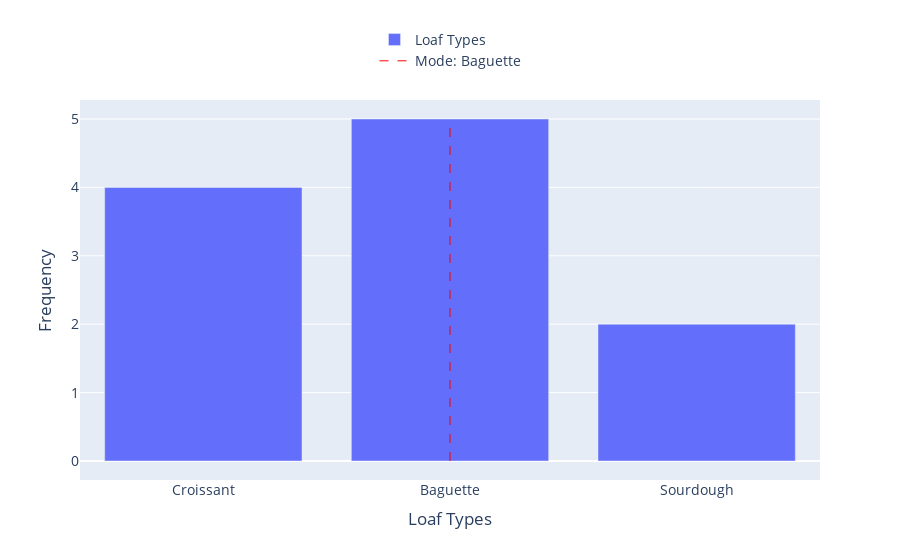

This figure's notebook cell:
### Markdown cell above
To see the problem and solution in the context of using fashion, let's go back to the example of John the baker. For example, we have data on sales of different types of bread for one month, and we want to know what type of bread is the most popular.

### Code cell
# @title #### Calculate mode and plot bar chart
import plotly.graph_objects as go
from collections import Counter
import pandas as pd

# Define the data
loaf_types = ['Croissant', 'Baguette', 'Baguette', 'Croissant', 'Baguette', 'Croissant', 'Baguette', 'Sourdough', 'Sourdough', 'Croissant', 'Baguette']
loaf_counts = Counter(loaf_types)

# Calculate the mode
mode_loaf = max(loaf_counts, key=loaf_counts.get)

# Create a bar chart
fig = go.Figure(data=go.Bar(y=list(loaf_counts.values()), x=list(loaf_counts.keys()), name='Loaf Types'))

# Add a horizontal line for the mode
fig.add_trace(go.Scatter(
    x=[mode_loaf, mode_loaf],
    y=[0, max(loaf_counts.values())],
    mode='lines',
    name=f'Mode: {mode_loaf}',
    line=dict(color='Red', width=1, dash='dash')
))

# Add labels for x and y axis
fig.update_layout(
    xaxis_title="Loaf Types",
    yaxis_title="Frequency",
    font=dict(
        size=14,
    ),
    legend=dict(
        yanchor="top",
        y=1.2,
        xanchor="center",
        x=0.5
    )
)

# Show the plot
fig.show()

# Convert to pandas DataFrame
df = pd.DataFrame(loaf_types, columns=["Loaf Type"])

# Group by loaf types and count the frequency
df.groupby("Loaf Type").size().reset_index(name='Counts')

### Figure 1 — Plotly figure (JSON) as saved in the notebook; plotly's stock layout.template omitted (floating-point values rounded to 4 significant figures)
{"data": [{"name": "Loaf Types", "type": "bar", "x": ["Croissant", "Baguette", "Sourdough"], "y": [4, 5, 2]}, {"line": {"color": "Red", "dash": "dash", "width": 1}, "mode": "lines", "name": "Mode: Baguette", "type": "scatter", "x": ["Baguette", "Baguette"], "y": [0, 5]}], "layout": {"font": {"size": 14}, "legend": {"x": 0.5, "xanchor": "center", "y": 1.2, "yanchor": "top"}, "xaxis": {"title": {"text": "Loaf Types"}}, "yaxis": {"title": {"text": "Frequency"}}}}
